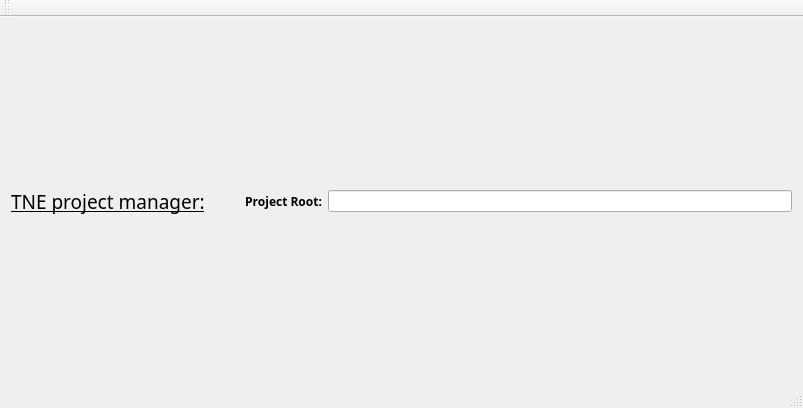
<?xml version="1.0" encoding="UTF-8"?>
<ui version="4.0">
 <class>MainWindow</class>
 <widget class="QMainWindow" name="MainWindow">
  <property name="geometry">
   <rect>
    <x>0</x>
    <y>0</y>
    <width>803</width>
    <height>408</height>
   </rect>
  </property>
  <property name="windowTitle">
   <string>MainWindow</string>
  </property>
  <widget class="QWidget" name="centralWidget">
   <layout class="QGridLayout" name="gridLayout_3">
    <item row="0" column="0">
     <layout class="QVBoxLayout" name="layout_project">
      <item>
       <layout class="QHBoxLayout" name="horizontalLayout_2">
        <item>
         <widget class="QLabel" name="label_5">
          <property name="sizePolicy">
           <sizepolicy hsizetype="Fixed" vsizetype="Preferred">
            <horstretch>0</horstretch>
            <verstretch>0</verstretch>
           </sizepolicy>
          </property>
          <property name="font">
           <font>
            <family>Malgun Gothic</family>
            <pointsize>14</pointsize>
            <underline>true</underline>
           </font>
          </property>
          <property name="text">
           <string>TNE project manager:</string>
          </property>
         </widget>
        </item>
        <item>
         <widget class="QLabel" name="label_4">
          <property name="sizePolicy">
           <sizepolicy hsizetype="Fixed" vsizetype="Preferred">
            <horstretch>0</horstretch>
            <verstretch>0</verstretch>
           </sizepolicy>
          </property>
          <property name="font">
           <font>
            <family>Malgun Gothic</family>
            <weight>75</weight>
            <bold>true</bold>
           </font>
          </property>
          <property name="text">
           <string>           Project Root:</string>
          </property>
         </widget>
        </item>
        <item>
         <widget class="QLineEdit" name="lineEdit_rootPath">
          <property name="sizePolicy">
           <sizepolicy hsizetype="Preferred" vsizetype="Fixed">
            <horstretch>0</horstretch>
            <verstretch>0</verstretch>
           </sizepolicy>
          </property>
          <property name="text">
           <string/>
          </property>
         </widget>
        </item>
       </layout>
      </item>
     </layout>
    </item>
   </layout>
  </widget>
  <widget class="QMenuBar" name="menuBar">
   <property name="geometry">
    <rect>
     <x>0</x>
     <y>0</y>
     <width>803</width>
     <height>29</height>
    </rect>
   </property>
  </widget>
  <widget class="QToolBar" name="mainToolBar">
   <attribute name="toolBarArea">
    <enum>TopToolBarArea</enum>
   </attribute>
   <attribute name="toolBarBreak">
    <bool>false</bool>
   </attribute>
  </widget>
  <widget class="QStatusBar" name="statusBar"/>
 </widget>
 <layoutdefault spacing="6" margin="11"/>
 <resources/>
 <connections/>
</ui>
